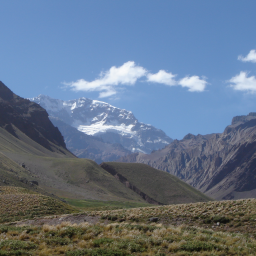
#> input picture Big_Data/2025.04.11/Images/fotka05.png, 256 x 256 px, found by its file name
$ python tiler.py
#> lines starting #> are read from the running program, lines starting #| are printed output that depends on the picture
# Kafelkarz

from PIL import Image

img = Image.open("fotka05.png")
#> img is the input picture: PIL image 256x256 RGB; mean R, G, B 100.9, 117.5, 138.3
pixels = img.load()
cols, rows = img.size
#> cols = 256; rows = 256

tSize = 8
s = tSize * tSize

for i in range((int)(cols/tSize)):
    for j in range((int)(rows/tSize)):

        r, g, b = (0,0,0)

        for x in range(tSize):
            for y in range(tSize):
                rPx, gPx, bPx = pixels[i*tSize+x, j*tSize+y]

                r += rPx
                g += gPx
                b += bPx

        r = (int)(r/s)
        g = (int)(g/s)
        b = (int)(b/s)

        for x in range(tSize):
            for y in range(tSize):
                pixels[i*tSize+x, j*tSize+y] = (r,g,b)

img.save(f"tile_{tSize}.png")
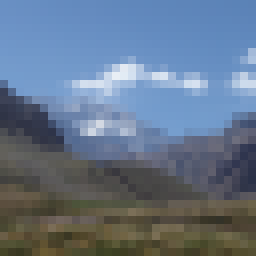
#> saved as tile_8.png: PIL image 256x256 RGB; mean R, G, B 100.4, 117, 137.8
